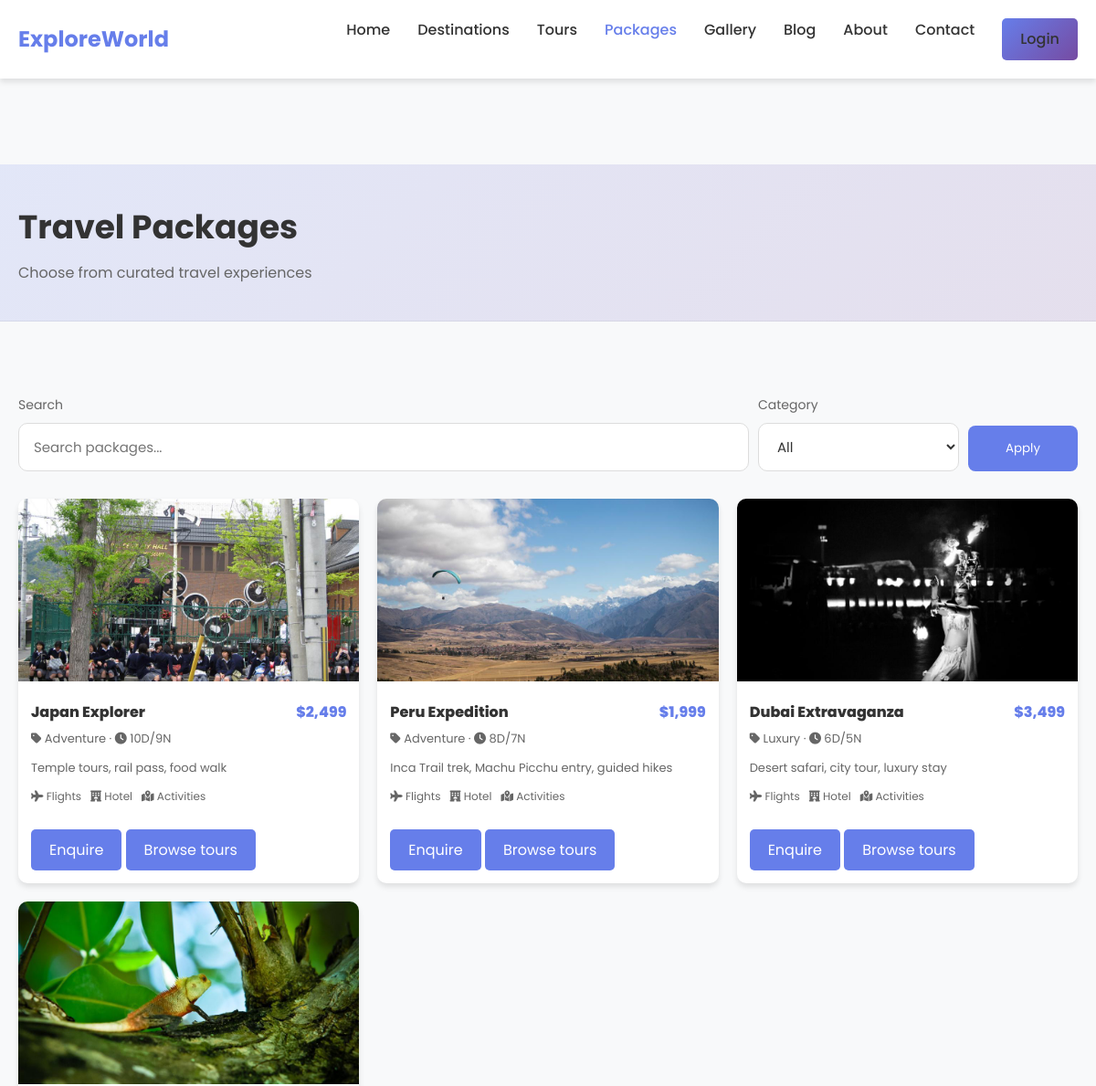
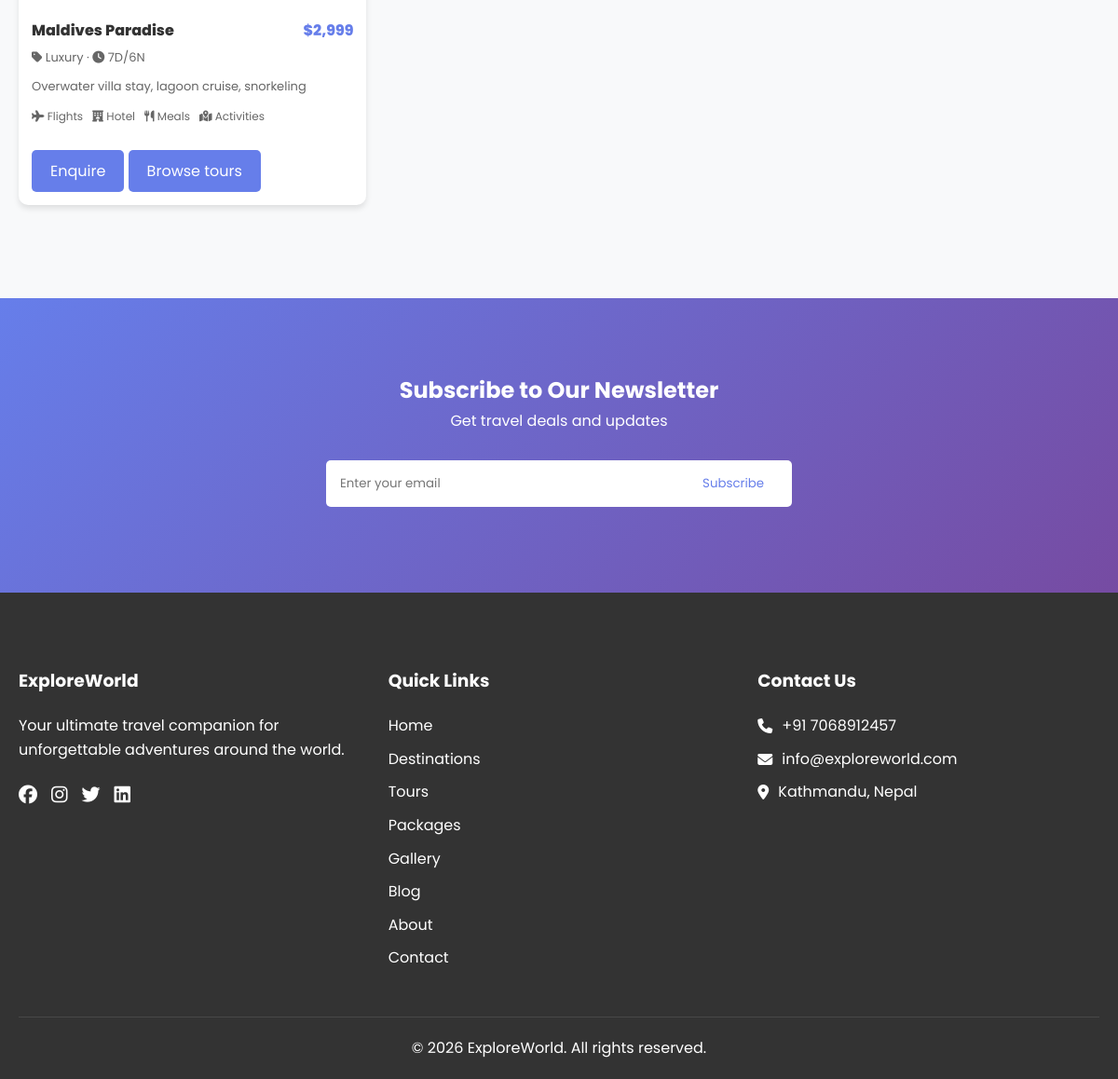
The page /packages.php on the database its author committed (2 pictures, top to bottom).
### tables this page shows
CREATE TABLE IF NOT EXISTS travel_packages (
    id INT AUTO_INCREMENT PRIMARY KEY,
    title VARCHAR(150) NOT NULL,
    category ENUM('Luxury','Adventure','Family','Budget') DEFAULT 'Adventure',
    duration_days INT NOT NULL,
    duration_nights INT NOT NULL,
    price_per_person DECIMAL(10,2) NOT NULL,
    highlights TEXT,
    includes_flights BOOLEAN DEFAULT TRUE,
    includes_hotel BOOLEAN DEFAULT TRUE,
    includes_meals BOOLEAN DEFAULT FALSE,
    includes_activities BOOLEAN DEFAULT TRUE,
    image_url VARCHAR(255) DEFAULT NULL,
    created_at TIMESTAMP DEFAULT CURRENT_TIMESTAMP
);

### includes/init.php (called while the page is built, shortened)
<?php
require_once __DIR__ . '/../config/database.php';
function url_path(string $path): string {
    return BASE_URL . '/' . ltrim($path, '/');
}
function e(string $value): string {
    return htmlspecialchars($value, ENT_QUOTES, 'UTF-8');
}
?>

### config/database.php (called while the page is built, shortened)
<?php
$isDevelopment = getenv('APP_ENV') === 'development';
try {
    $conn = new mysqli(DB_HOST, DB_USER, DB_PASS, DB_NAME);
} catch (Exception $e) {
    error_log("Database connection error: " . $e->getMessage());
    if ($isDevelopment) {
        die("Database connection error: " . htmlspecialchars($e->getMessage(), ENT_QUOTES, 'UTF-8'));
    }
    die("We're experiencing technical difficulties. Please try again later.");
}
function execute_query($sql, $types = "", $params = []) {
    global $conn;
    try {
        $stmt = $conn->prepare($sql);
        if (!$stmt->execute()) {
            throw new Exception("Execute failed: " . $stmt->error);
        }
        return $stmt;
    } catch (Exception $e) {
        error_log("Query execution error: " . $e->getMessage());
        return false;
    }
}
function get_results($stmt) {
    $result = $stmt->get_result();
    $rows = [];
    while ($row = $result->fetch_assoc()) {
        $rows[] = $row;
    }
    return $rows;
}
?>

### packages.php (the view, shortened to what this page needs)
<?php
require_once __DIR__ . '/includes/header.php';
$q = isset($_GET['q']) ? trim((string)$_GET['q']) : '';
$types = '';
$params = [];
$sql = "SELECT id, title, category, duration_days, duration_nights, price_per_person, highlights,
               includes_flights, includes_hotel, includes_meals, includes_activities, image_url
        FROM travel_packages";
$sql .= " ORDER BY created_at DESC, id DESC LIMIT 60";
$stmt = execute_query($sql, $types, $params);
$packages = $stmt ? get_results($stmt) : [];
?>
<header class="page-header">
  <div class="container">
    <h1>Travel Packages</h1>
    <p>Choose from curated travel experiences</p>
  </div>
</header>
<section class="destinations-page">
  <div class="container">
    <div class="filter-section">
      <form method="get" style="display:grid; grid-template-columns: 1fr 220px 120px; gap: 10px; align-items:end;">
        <div class="filter-group">
          <label for="q">Search</label>
          <input id="q" name="q" value="<?php echo e($q); ?>" placeholder="Search packages...">
        </div>
        <div class="filter-group">
          <label for="category">Category</label>
          <select id="category" name="category">
            <option value="">All</option>
          </select>
        </div>
        <button class="btn-search" type="submit" style="border-radius:8px;">Apply</button>
      </form>
    </div>
    <div class="grid cols-3" style="margin-top: 18px;">
      <?php foreach ($packages as $p): ?>
        <div style="background:#fff; border-radius:10px; box-shadow: var(--shadow); overflow:hidden;">
          <img src="<?php echo e(url_path($p['image_url'] ?: 'assets/images/hero-bg.svg')); ?>" alt="<?php echo e((string)$p['title']); ?>" style="width:100%; height:200px; object-fit:cover;">
          <div style="padding: 14px;">
            <div style="display:flex; justify-content:space-between; align-items:center; gap: 10px;">
              <div style="font-weight:800;"><?php echo e((string)$p['title']); ?></div>
              <div style="color: var(--primary-color); font-weight:800;">$<?php echo e(number_format((float)$p['price_per_person'], 0)); ?></div>
            </div>
            <div style="margin-top: 6px; color: var(--light-text); font-size: 13px;">
              <i class="fas fa-tag"></i> <?php echo e((string)$p['category']); ?> ·
              <i class="fas fa-clock"></i> <?php echo e((string)$p['duration_days']); ?>D/<?php echo e((string)$p['duration_nights']); ?>N
            </div>
            <p style="margin-top: 10px; color: var(--light-text); font-size: 13px; line-height:1.7;">
              <?php echo e(mb_strimwidth((string)($p['highlights'] ?? ''), 0, 160, '...')); ?>
            </p>
            <div style="display:flex; gap: 10px; flex-wrap: wrap; margin-top: 10px; color: var(--light-text); font-size: 12px;">
              <?php if ((int)$p['includes_flights'] === 1): ?><span><i class="fas fa-plane"></i> Flights</span><?php endif; ?>
              <?php if ((int)$p['includes_hotel'] === 1): ?><span><i class="fas fa-hotel"></i> Hotel</span><?php endif; ?>
              <?php if ((int)$p['includes_meals'] === 1): ?><span><i class="fas fa-utensils"></i> Meals</span><?php endif; ?>
              <?php if ((int)$p['includes_activities'] === 1): ?><span><i class="fas fa-map-marked-alt"></i> Activities</span><?php endif; ?>
            </div>
            <div style="margin-top: 12px;">
              <a class="btn-book" href="<?php echo e(url_path('contact.php')); ?>">Enquire</a>
              <a class="btn-explore" href="<?php echo e(url_path('tours.php')); ?>">Browse tours</a>
            </div>
          </div>
        </div>
      <?php endforeach; ?>
    </div>
  </div>
</section>
<?php require_once __DIR__ . '/includes/footer.php'; ?>

### assets/css/style.css (style rules this page uses)
html { scroll-behavior: smooth; }
:root { --primary-color: #667eea; --secondary-color: #764ba2; --text-color: #333; --light-text: #666; --white: #fff; --background: #f8f9fa; --border-color: #ddd; --shadow: 0 4px 6px rgba(0, 0, 0, 0.1); --transition: all 0.3s ease; }
* { margin: 0; padding: 0; box-sizing: border-box; font-family: 'Poppins', sans-serif; }
body { line-height: 1.6; color: var(--text-color); background-color: var(--background); padding-top: 100px; }
.container { max-width: 1200px; margin: 0 auto; padding: 0 20px; }
.page-header { background: linear-gradient(135deg, rgba(102,126,234,0.15) 0%, rgba(118,75,162,0.15) 100%); padding: 40px 0; border-bottom: 1px solid rgba(0,0,0,0.06); margin-top: 80px; }
.page-header h1 { margin: 0; font-size: 36px; }
.page-header p { margin: 8px 0 0; color: var(--light-text); }
.grid { display: grid; gap: 20px; }
.grid.cols-3 { grid-template-columns: repeat(auto-fit, minmax(280px, 1fr)); }
.btn-search { background: var(--primary-color); color: var(--white); border: none; padding: 15px 30px; border-radius: 0 5px 5px 0; cursor: pointer; transition: var(--transition); }
.btn-explore { display: inline-block; padding: 10px 20px; background: var(--primary-color); color: var(--white); text-decoration: none; border-radius: 5px; margin-top: 15px; transition: var(--transition); }
.btn-book { display: inline-block; padding: 10px 20px; background: var(--primary-color); color: var(--white); text-decoration: none; border-radius: 5px; transition: var(--transition); }
.destinations-page { padding: 80px 0 100px; }
.filter-section { margin-bottom: 30px; }
.filter-group { display: flex; flex-direction: column; gap: 8px; }
.filter-group label { font-size: 14px; color: var(--light-text); }
.filter-group input, .filter-group select, .filter-group textarea { width: 100%; padding: 14px 16px; border: 1px solid var(--border-color); border-radius: 10px; background: var(--white); color: var(--text-color); font-size: 15px; transition: border-color 0.2s ease; }

### rows shown on the page
travel_packages: image_url (picture), title "Japan Explorer", price_per_person "2,499", category "Adventure", duration_days "10", duration_nights "9", highlights "Temple tours, rail pass, food walk", includes_flights 1 (drawn), includes_hotel 1 (drawn), includes_activities 1 (drawn)
travel_packages: image_url (picture), title "Peru Expedition", price_per_person "1,999", category "Adventure", duration_days "8", duration_nights "7", highlights "Inca Trail trek, Machu Picchu entry, guided hikes", includes_flights 1 (drawn), includes_hotel 1 (drawn), includes_activities 1 (drawn)
travel_packages: image_url (picture), title "Dubai Extravaganza", price_per_person "3,499", category "Luxury", duration_days "6", duration_nights "5", highlights "Desert safari, city tour, luxury stay", includes_flights 1 (drawn), includes_hotel 1 (drawn), includes_activities 1 (drawn)
travel_packages: image_url (picture), title "Maldives Paradise", price_per_person "2,999", category "Luxury", duration_days "7", duration_nights "6", highlights "Overwater villa stay, lagoon cruise, snorkeling", includes_flights 1 (drawn), includes_hotel 1 (drawn), includes_meals 1 (drawn), includes_activities 1 (drawn)
